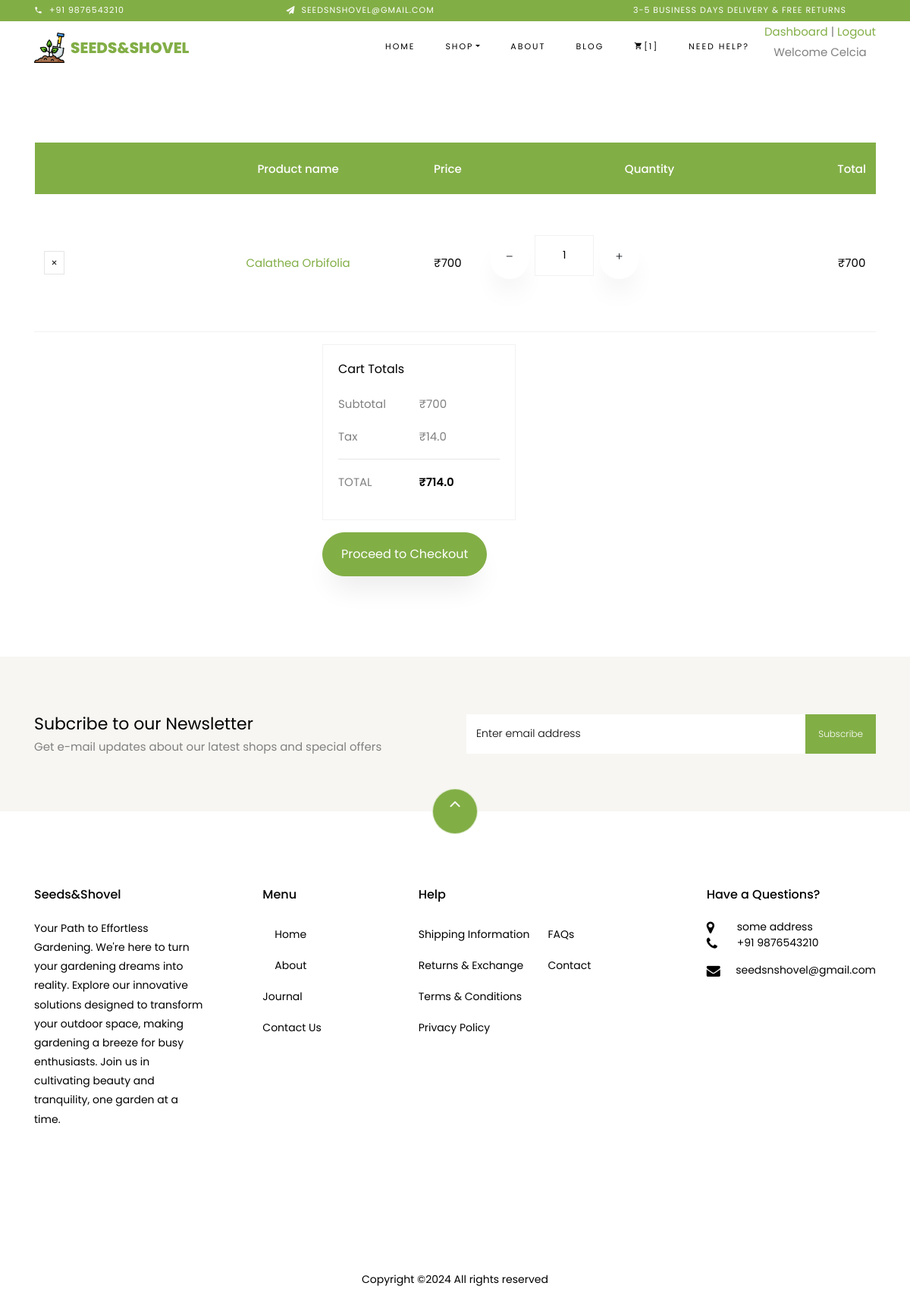
Page /cart/ (signed in) on the committed database.
### accounts/models.py (models this page shows, shortened)
class Account(AbstractBaseUser):
    first_name=models.CharField(max_length=50)
    last_name=models.CharField(max_length=50)
    username=models.CharField(max_length=50, unique=True)
    email=models.EmailField(max_length=100, unique=True)
    phone_number=models.CharField(max_length=50)
    date_joined = models.DateTimeField(auto_now_add=True)
    last_login = models.DateTimeField(auto_now_add=True)
    is_admin = models.BooleanField(default=False)
    is_staff = models.BooleanField(default=False)
    is_active = models.BooleanField(default=False)
    is_superadmin = models.BooleanField(default=False)
    USERNAME_FIELD = 'email'
    REQUIRED_FIELDS =['username', 'first_name', 'last_name']
    objects = MyAccountManager()

### carts/models.py (models this page shows, shortened)
class CartItem(models.Model):
    user = models.ForeignKey(Account, on_delete=models.CASCADE, null=True)
    product=models.ForeignKey(Product, on_delete=models.CASCADE, null=True)
    cart = models.ForeignKey(Cart, on_delete=models.CASCADE, null=True)
    quantity = models.IntegerField()
    is_active = models.BooleanField(default=True)
    def sub_total(self):
        return self.product.price * self.quantity

### store/models.py (models this page shows, shortened)
class Product(models.Model):
    product_name = models.CharField(max_length=200, unique=True)
    slug = models.SlugField(max_length=200, unique=True)
    description = models.TextField(max_length=500, blank=True)
    price = models.IntegerField()
    images = models.ImageField(upload_to='photos/products')
    stock = models.IntegerField()
    is_available = models.BooleanField(default=True)
    category = models.ForeignKey(Category, on_delete=models.CASCADE)
    created_date = models.DateTimeField(auto_now_add=True)
    modified_date = models.DateTimeField(auto_now=True)
    def get_url(self):
        return reverse('product_detail', args=[self.category.slug, self.slug])

### carts/views.py (the view)
# urls.py: path('', views.cart,name='cart'),
def cart(request, total=0, quantity=0, cart_items=None):
    try:
        grand_total = 0
        tax=0
        if request.user.is_authenticated:
                    cart_items = CartItem.objects.filter(user=request.user, is_active=True)
        else:
            cart=Cart.objects.get(cart_id=_cart_id(request))
            cart_items = CartItem.objects.filter(cart=cart, is_active=True)
        for cart_item in cart_items:
            total+=(cart_item.product.price * cart_item.quantity)
            quantity += cart_item.quantity
        tax = (2 * total)/100
        grand_total=total + tax
    except ObjectDoesNotExist:
        pass
    context = {
        'total':total,
        'quantity': quantity,
        'cart_items': cart_items,
        'tax': tax,
        'grand_total': grand_total,
    }
    return render(request, 'store/cart.html', context)

### carts/context_processors.py (called while the page is built)
def counter(request):
    cart_count = 0
    if 'admin' in request.path:
        return {}
    else:
        try:
            cart = Cart.objects.filter(cart_id=_cart_id(request))
            if request.user.is_authenticated:
                cart_items = CartItem.objects.all().filter(user=request.user)
            else:
                cart_items = CartItem.objects.all().filter(cart=cart[:1])
            for cart_item in cart_items:
                cart_count += cart_item.quantity
        except Cart.DoesNotExist:
            cart_count = 0
    return dict(cart_count = cart_count)

### carts/views.py (called while the page is built)
def _cart_id(request):
    cart = request.session.session_key
    if not cart:
        cart = request.session.create()
    return cart

### category/context_processors.py (called while the page is built)
def menu_links(request):
    links = Category.objects.all()
    return dict(links=links)

### category/models.py (called while the page is built)
    def get_url(self):
        return reverse('products_by_category', args=[self.slug])

### templates/store/cart.html (shortened to what this page needs)
{% extends 'base.html' %}
{% load static %}
{% block content %}
  <section class="ftco-section ftco-cart">
          <div class="container">
            {% if not cart_items %}
            <h1 class="text-center">Looks like your Shopping Bag is empty!</h1><br>
<div style="text-align: center;">
  <a href="{% url 'store' %}" class="btn btn-outline-danger">Continue Shopping</a>
</div>
            {% else %}
              <div class="row">
              <aside class="col-md-12 ftco-animate">
                  <div class="cart-list">
                      <table class="table">
                          <thead class="thead-primary">
                            <tr class="text-center">
                              <th>&nbsp;</th>
                              <th>&nbsp;</th>
                              <th>Product name</th>
                              <th>Price</th>
                              <th>Quantity</th>
                              <th colspan="1">Total</th>
                            </tr>
                          </thead>
                          <tbody>
                            {% for cart_item in cart_items %}
                            <tr class="text-center">
                              <td class="product-remove"><a href="{% url 'remove_cart_item' cart_item.product.id %}"><span class="ion-ios-close"></span></a></td>
                              <td class="image-prod"><div class="img" style="background-image:url('{{ cart_item.product.images.url }}');"></div></td>
                              <td class="product-name">
                                  <a href="{{ cart_item.product.get_url }}">{{ cart_item.product.product_name }}</a>
                              </td>
                              <td class="price">&#8377;{{ cart_item.product.price}}</td>
                              <td>
                                <div class="input-group col-md-6 d-flex mb-3">
                         <span class="input-group-btn mr-2">
                            <a href="{% url 'remove_cart' cart_item.product.id %}" type="button" class="quantity-left-minus btn"  data-type="minus" data-field="">
                           <i class="ion-ios-remove"></i>
                            </a>
                            </span>
                         <input type="text" id="quantity" name="quantity" class="form-control input-number" value="{{ cart_item.quantity }}" min="1" max="100">
                         <span class="input-group-btn ml-2">
                            <a href="{% url 'add_cart' cart_item.product.id %}" type="button" class="quantity-right-plus btn" data-type="plus" data-field="">
                             <i class="ion-ios-add"></i>
                         </a>
                         </span>
                      </div>
                            </td>
                              <td class="total">&#8377;{{ cart_item.sub_total }}</td>
                            </tr>
                            {% endfor %}
                          </tbody>
                        </table>
                    </div>
                  </aside>
              <div class="col-lg-4 mt-5 cart-wrap ftco-animate">
              </div>
              <aside class="col-md-3">
                <div class="cart-total mb-3">
                    <h3>Cart Totals</h3>
                    <p class="d-flex">
                        <span>Subtotal</span>
                        <span>&#8377;{{ total }}</span>
                    </p>
                    <p class="d-flex">
                        <span>Tax</span>
                        <span>&#8377;{{ tax }}</span>
                    </p>
                    <hr>
                    <p class="d-flex total-price">
                        <span>Total</span>
                        <span>&#8377;{{ grand_total }}</span>
                    </p>
                </div>
                <p><a href="{% url 'checkout' %}" class="btn btn-primary py-3 px-4">Proceed to Checkout</a></p>
              </aside>
              <div class="col-lg-4 mt-5 cart-wrap ftco-animate">
              </div>
          </div>
          {% endif %}
          </div>
      </section>
      <section class="ftco-section ftco-no-pt ftco-no-pb py-5 bg-light">
    <div class="container py-4">
      <div class="row d-flex justify-content-center py-5">
        <div class="col-md-6">
            <h2 style="font-size: 22px;" class="mb-0">Subcribe to our Newsletter</h2>
            <span>Get e-mail updates about our latest shops and special offers</span>
        </div>
        <div class="col-md-6 d-flex align-items-center">
          <form action="#" class="subscribe-form">
            <div class="form-group d-flex">
              <input type="text" class="form-control" placeholder="Enter email address">
              <input type="submit" value="Subscribe" class="submit px-3">
            </div>
          </form>
        </div>
      </div>
    </div>
  </section>
{% endblock %}

### templates/includes/navbar.html (shortened to what this page needs)
{% load static %}
<div class="py-1 bg-primary">
    <div class="container">
        <div class="row no-gutters d-flex align-items-start align-items-center px-md-0">
            <div class="col-lg-12 d-block">
                <div class="row d-flex">
                    <div class="col-md pr-4 d-flex topper align-items-center">
                        <div class="icon mr-2 d-flex justify-content-center align-items-center"><span class="icon-phone2"></span></div>
                        <span class="text">+91 9876543210</span>
                    </div>
                    <div class="col-md pr-4 d-flex topper align-items-center">
                        <div class="icon mr-2 d-flex justify-content-center align-items-center"><span class="icon-paper-plane"></span></div>
                        <span class="text">seedsnshovel@gmail.com</span>
                    </div>
                    <div class="col-md-5 pr-4 d-flex topper align-items-center text-lg-right">
                        <span class="text">3-5 Business days delivery &amp; Free Returns</span>
                    </div>
                </div>
            </div>
        </div>
      </div>
</div>
<nav class="navbar navbar-expand-lg navbar-dark ftco_navbar bg-dark ftco-navbar-light" id="ftco-navbar">
  <div class="container">
    <img src="{% static 'images/s&s.png' %}" height="40" width="40">&nbsp;&nbsp;
    <a class="navbar-brand" href="{% url 'home' %}">Seeds&Shovel</a>
      <div class="collapse navbar-collapse" id="ftco-nav">
        <ul class="navbar-nav ml-auto">
          <li class="nav-item active"><a href="{% url 'home' %}" class="nav-link">Home</a></li>
          <li class="nav-item dropdown">
          <a class="nav-link dropdown-toggle" href="#" id="dropdown04" data-toggle="dropdown" aria-haspopup="true" aria-expanded="false">Shop</a>
        </li>
          <li class="nav-item"><a href="{% url 'about' %}" class="nav-link">About</a></li>
          <li class="nav-item"><a href="{% url 'blog' %}" class="nav-link">Blog</a></li>
          <li class="nav-item cta cta-colored"><a href="{% url 'cart' %}" class="nav-link"><span class="icon-shopping_cart"></span>[{{cart_count}}]</a></li>
          <li class="nav-item"><a href="{% url 'needhelp' %}" class="nav-link">Need Help?</a></li>
          {% if user.id is None %}
          <div>
            <li class="nav-item">
              <a href="{% url 'register' %}">Signup</a> <span>|</span>
              <a href="{% url 'login' %}">Login</a>
            </li>
            <li class="nav-item text-center"><p>Welcome guest</p></li>
            </div>
          {% else %}
          <div>
            <li class="nav-item">
              <a href="{% url 'dashboard' %}">Dashboard</a> <span>|</span>
              <a href="{% url 'logout' %}">Logout</a>
            </li>
            <li class="nav-item text-center"><p>Welcome {{user.first_name}}</p></li>
            </div>
          {% endif %}
        </ul>
      </div>
    </div>
  </nav>

### static/css/icomoon.css (style rules this page uses)
[class^="icon-"], [class*=" icon-"] { font-family: 'icomoon' !important; speak: none; font-style: normal; font-weight: normal; font-variant: normal; text-transform: none; line-height: 1; -webkit-font-smoothing: antialiased; -moz-osx-font-smoothing: grayscale; }
.icon-paper-plane:before { content: "\f1d8"; }
.icon-phone2:before { content: "\e0cd"; }
.icon-shopping_cart:before { content: "\e8cc"; }

### rows in the picture
Account: first_name "Celcia"
CartItem: product.product_name "Calathea Orbifolia", product.price "700", quantity "1", sub_total "700"

### other values in the picture
{{ cart_count }} "1"
{{ total }} "700"
{{ tax }} "14.0"
{{ grand_total }} "714.0"
